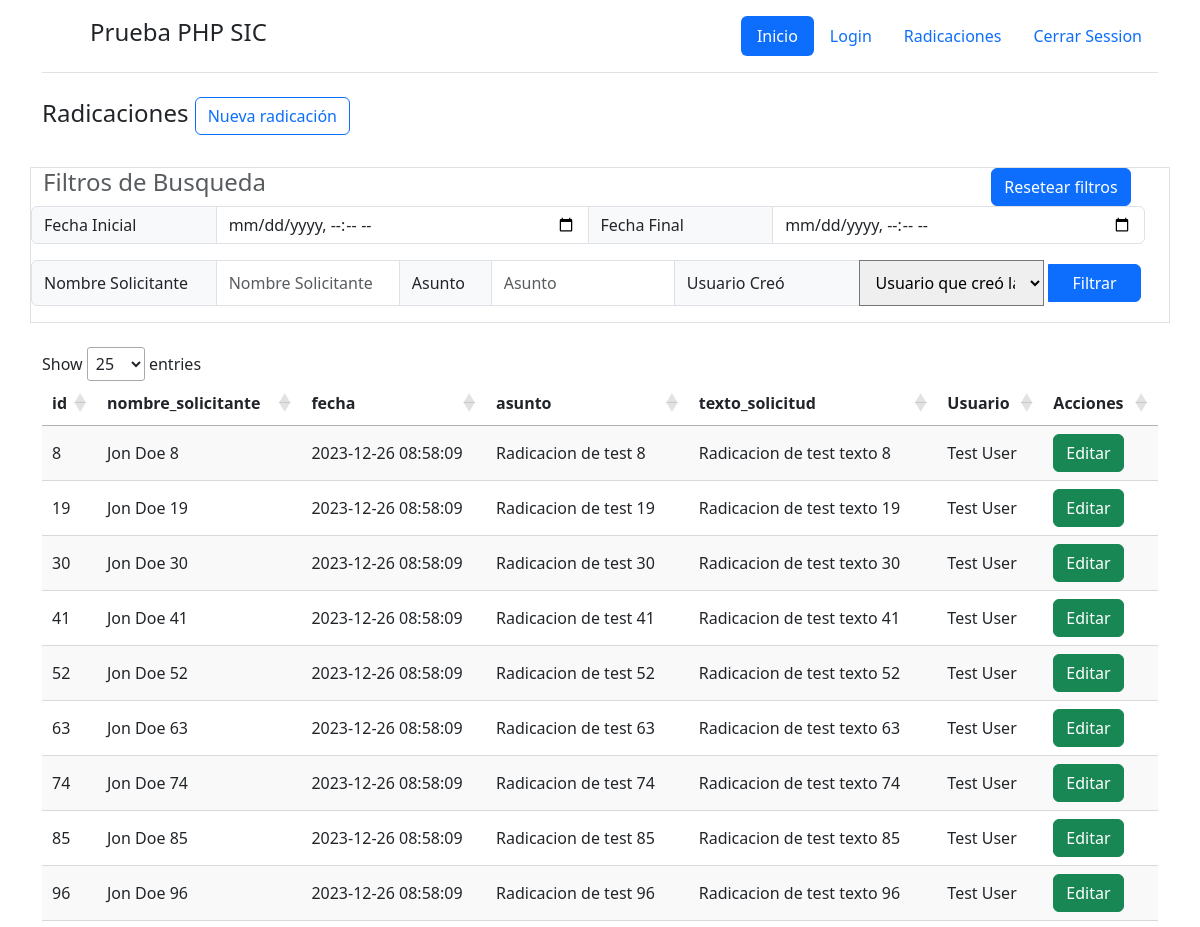
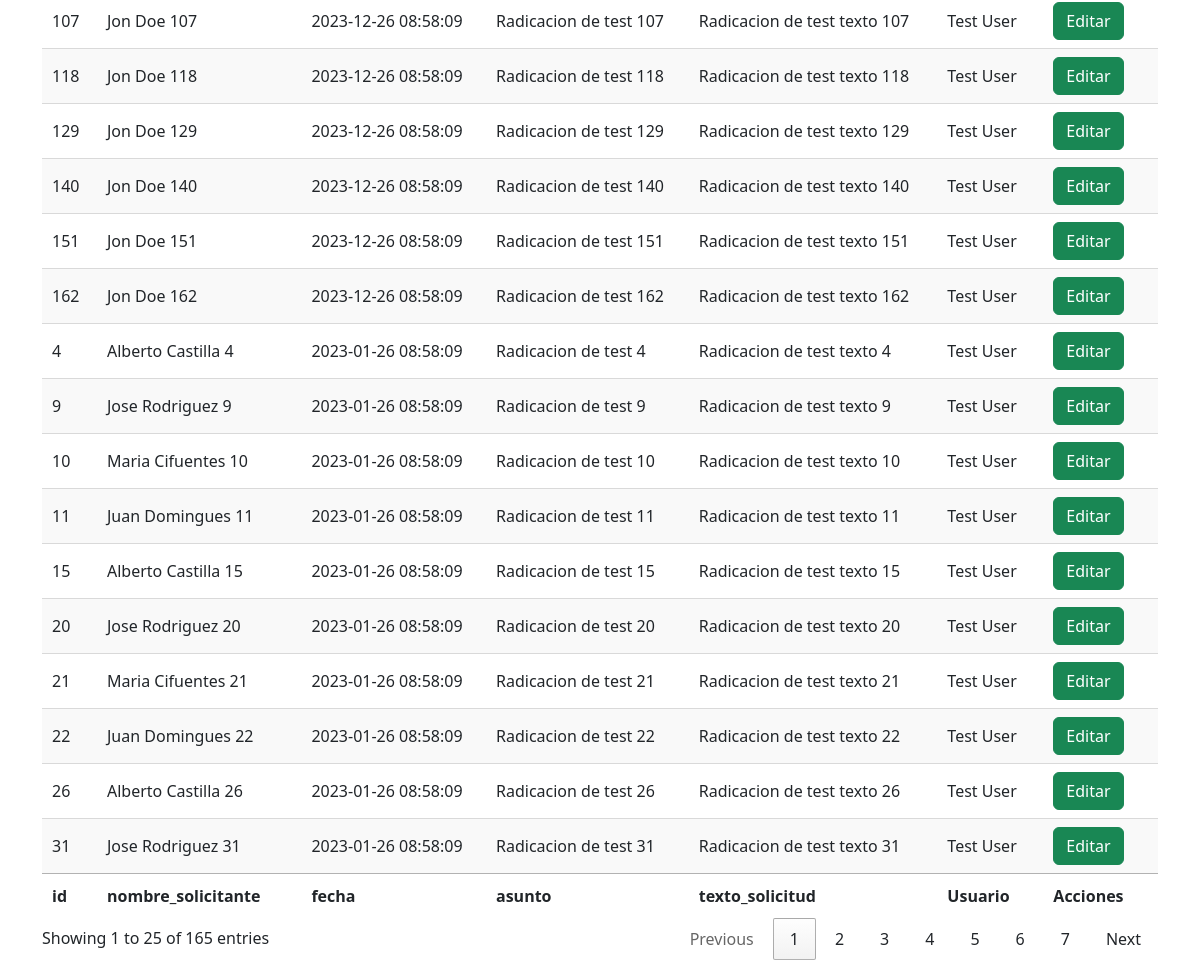
Page /index.php?action=radicaciones (signed in) on the committed database (2 pictures, top to bottom).
### tables this page shows
CREATE TABLE `radicaciones` (
  `id` INT(11) NOT NULL AUTO_INCREMENT,
  `nombre_solicitante`  VARCHAR(255),
  `fecha` DATETIME DEFAULT NOW(),
  `asunto`  VARCHAR(255),
  `texto_solicitud` text,
  `usuario_crea_id` int(11),
  `usuario_edita_id` int(11),
  INDEX(usuario_crea_id),
  CONSTRAINT `radicaciones_usuario_crea_id` FOREIGN KEY(usuario_crea_id) REFERENCES usuarios(id),
PRIMARY KEY (`id`)
);

CREATE TABLE `usuarios` (
 `id` INT(11) NOT NULL AUTO_INCREMENT,
 `email` VARCHAR(255) NOT NULL ,
 `nombre` VARCHAR(255) NOT NULL ,
 `password` VARCHAR(255) NOT NULL ,
 `status` BOOLEAN NOT NULL DEFAULT 1,
 PRIMARY KEY (`id`)
);

### controllers/RadicacionesList.php (called while the page is built, shortened)
<?php
if( $_SESSION['logged_in']){
  $search_defaults = [
    'fecha_inicial' => (isset($_GET['fecha_inicial']) && $_GET['fecha_inicial'] != "" ) ? $_GET['fecha_inicial'] : '',
    'fecha_final'  => (isset($_GET['fecha_final']) && $_GET['fecha_final'] != "" ) ? $_GET['fecha_final'] : '',
    'nombre_solicitante' => (isset($_GET['nombre_solicitante']) && $_GET['nombre_solicitante'] != "" ) ? $_GET['nombre_solicitante'] : '',
    'asunto' =>  (isset($_GET['asunto']) && $_GET['asunto'] != "" ) ? $_GET['asunto'] : '',
    'usuario_crea_id' => (isset($_GET['usuario_crea_id']) && $_GET['usuario_crea_id'] != "" ) ? $_GET['usuario_crea_id'] : '',
  ];
  $Radicaciones = Radicacion::findAll($_GET);
}else{
  header('Location: index.php?action=login_failed&msg=Para acceder a esta seccion debe estar autenticado');
}

### models/Radicacion.php (called while the page is built, shortened)
<?php
class Radicacion extends AppModel
{
  static $table_name = 'radicaciones';
  public static function findAll($params = []){
    $order = 'fecha desc';
    $conds = self::applyFilters($params);;
    $WHERE = ( count($conds) > 0  ) ? ' WHERE '.implode(' AND ', $conds) : '';
    $q = "SELECT ".self::$table_name.".id, ".self::$table_name.".nombre_solicitante, ".self::$table_name.".fecha, ".self::$table_name.".asunto,
                 ".self::$table_name.".texto_solicitud, ".self::$table_name.".usuario_crea_id,
                 usuario_crea.nombre as usuario_crea_nombre, ".self::$table_name.".usuario_edita_id
        FROM ".self::$table_name." JOIN usuarios AS usuario_crea ON ".self::$table_name.".usuario_crea_id = usuario_crea.id
        ".$WHERE."
        ORDER BY ".$order."
    ";
    $result = self::$connection->query($q);
    $data = [];
    while($row = $result->fetch_assoc()) {
      $data[] = (object)$row;
    }
    return($data);
  }
  public static function applyFilters($filters = []){
    $conds = [];
    return($conds);
  }
}

### views/radicaciones.php (the view, shortened to what this page needs)
<div class="container">
  <div class="row">
    <h4 class="col-12 ">Radicaciones <a class="btn btn-outline-primary" href="index.php?action=radicaciones_new">Nueva radicación</a></h4>
  </div>
</div>
<div class="container mt-4 border">
  <div class="row">
    <h4 class="col-10 text-muted">Filtros de Busqueda</h4>
    <div class="col-2 text-right">
      <a class="btn btn-primary" href="index.php?action=radicaciones">Resetear filtros</a>
    </div>
  </div>
  <form action="index.php" method="get">
    <div class="input-group mb-3 row">
      <label class="input-group-text col-2" id="basic-addon1">Fecha Inicial</label>
      <input type="datetime-local" name="fecha_inicial" class="form-control col-4" placeholder="fecha inicial" value="<?= $search_defaults['fecha_inicial'] ?>">
      <label class="input-group-text col-2" id="basic-addon1">Fecha Final</label>
      <input type="datetime-local" name="fecha_final" class="form-control col-4" placeholder="fecha final"  value="<?= $search_defaults['fecha_final'] ?>">
    </div>
    <div class="input-group mb-3 row">
      <label class="input-group-text col-2" id="basic-addon1">Nombre Solicitante</label>
      <input type="text" name="nombre_solicitante" class="form-control col-2" placeholder="Nombre Solicitante" value="<?= $search_defaults['nombre_solicitante'] ?>">
      <label class="input-group-text col-1" id="basic-addon1">Asunto</label>
      <input type="text" name="asunto" class="form-control col-2" placeholder="Asunto"  value="<?= $search_defaults['asunto'] ?>" >
      <label class="input-group-text col-2" id="basic-addon1">Usuario Creó</label>
      <select class="col-2" name="usuario_crea_id">
        <option>Usuario que creó la solicitud</option>
      </select>
      <button type="submit" class="col-1 btn btn-primary m-1">Filtrar</button>
    </div>
  </form>
</div>
<div class="container mt-4">
<table id="radicaciones" class="display" style="width:100%" data-page-length='25' data-searching="false">
        <thead>
            <tr>
                <th>id</th>
                <th>nombre_solicitante</th>
                <th>fecha</th>
                <th>asunto</th>
                <th>texto_solicitud</th>
                <th>Usuario</th>
                <th>Acciones</th>
            </tr>
        </thead>
        <tbody>
          <?php foreach ($Radicaciones as $key => $Radicacion):
            $Radicacion = (object)$Radicacion;
            ?>
              <tr>
                  <td><?= $Radicacion->id ?></td>
                  <td><?= $Radicacion->nombre_solicitante ?></td>
                  <td><?= $Radicacion->fecha ?></td>
                  <td><?= $Radicacion->asunto ?></td>
                  <td><?= $Radicacion->texto_solicitud ?></td>
                  <td><?= $Radicacion->usuario_crea_nombre ?></td>
                  <td><a href="index.php?action=radicaciones_edit&id=<?= $Radicacion->id ?>" class="btn btn-success">Editar</a> </td>
              </tr>
          <?php endforeach ?>
        </tbody>
        <tfoot>
            <tr>
                <th>id</th>
                <th>nombre_solicitante</th>
                <th>fecha</th>
                <th>asunto</th>
                <th>texto_solicitud</th>
                <th>Usuario</th>
                <th>Acciones</th>
            </tr>
        </tfoot>
    </table>
    </div>

### rows in the picture
radicaciones: id "8", nombre_solicitante "Jon Doe 8", fecha "2023-12-26 08:58:09", asunto "Radicacion de test 8", texto_solicitud "Radicacion de test texto 8", usuario_crea.nombre "Test User"
radicaciones: id "19", nombre_solicitante "Jon Doe 19", fecha "2023-12-26 08:58:09", asunto "Radicacion de test 19", texto_solicitud "Radicacion de test texto 19", usuario_crea.nombre "Test User"
radicaciones: id "30", nombre_solicitante "Jon Doe 30", fecha "2023-12-26 08:58:09", asunto "Radicacion de test 30", texto_solicitud "Radicacion de test texto 30", usuario_crea.nombre "Test User"
radicaciones: id "41", nombre_solicitante "Jon Doe 41", fecha "2023-12-26 08:58:09", asunto "Radicacion de test 41", texto_solicitud "Radicacion de test texto 41", usuario_crea.nombre "Test User"
radicaciones: id "52", nombre_solicitante "Jon Doe 52", fecha "2023-12-26 08:58:09", asunto "Radicacion de test 52", texto_solicitud "Radicacion de test texto 52", usuario_crea.nombre "Test User"
radicaciones: id "63", nombre_solicitante "Jon Doe 63", fecha "2023-12-26 08:58:09", asunto "Radicacion de test 63", texto_solicitud "Radicacion de test texto 63", usuario_crea.nombre "Test User"
radicaciones: id "74", nombre_solicitante "Jon Doe 74", fecha "2023-12-26 08:58:09", asunto "Radicacion de test 74", texto_solicitud "Radicacion de test texto 74", usuario_crea.nombre "Test User"
radicaciones: id "85", nombre_solicitante "Jon Doe 85", fecha "2023-12-26 08:58:09", asunto "Radicacion de test 85", texto_solicitud "Radicacion de test texto 85", usuario_crea.nombre "Test User"
radicaciones: id "96", nombre_solicitante "Jon Doe 96", fecha "2023-12-26 08:58:09", asunto "Radicacion de test 96", texto_solicitud "Radicacion de test texto 96", usuario_crea.nombre "Test User"
radicaciones: id "107", nombre_solicitante "Jon Doe 107", fecha "2023-12-26 08:58:09", asunto "Radicacion de test 107", texto_solicitud "Radicacion de test texto 107", usuario_crea.nombre "Test User"
radicaciones: id "118", nombre_solicitante "Jon Doe 118", fecha "2023-12-26 08:58:09", asunto "Radicacion de test 118", texto_solicitud "Radicacion de test texto 118", usuario_crea.nombre "Test User"
radicaciones: id "129", nombre_solicitante "Jon Doe 129", fecha "2023-12-26 08:58:09", asunto "Radicacion de test 129", texto_solicitud "Radicacion de test texto 129", usuario_crea.nombre "Test User"
radicaciones: id "140", nombre_solicitante "Jon Doe 140", fecha "2023-12-26 08:58:09", asunto "Radicacion de test 140", texto_solicitud "Radicacion de test texto 140", usuario_crea.nombre "Test User"
radicaciones: id "151", nombre_solicitante "Jon Doe 151", fecha "2023-12-26 08:58:09", asunto "Radicacion de test 151", texto_solicitud "Radicacion de test texto 151", usuario_crea.nombre "Test User"
radicaciones: id "162", nombre_solicitante "Jon Doe 162", fecha "2023-12-26 08:58:09", asunto "Radicacion de test 162", texto_solicitud "Radicacion de test texto 162", usuario_crea.nombre "Test User"
radicaciones: id "4", nombre_solicitante "Alberto Castilla 4", fecha "2023-01-26 08:58:09", asunto "Radicacion de test 4", texto_solicitud "Radicacion de test texto 4", usuario_crea.nombre "Test User"
radicaciones: id "9", nombre_solicitante "Jose Rodriguez 9", fecha "2023-01-26 08:58:09", asunto "Radicacion de test 9", texto_solicitud "Radicacion de test texto 9", usuario_crea.nombre "Test User"
radicaciones: id "10", nombre_solicitante "Maria Cifuentes 10", fecha "2023-01-26 08:58:09", asunto "Radicacion de test 10", texto_solicitud "Radicacion de test texto 10", usuario_crea.nombre "Test User"
radicaciones: id "11", nombre_solicitante "Juan Domingues 11", fecha "2023-01-26 08:58:09", asunto "Radicacion de test 11", texto_solicitud "Radicacion de test texto 11", usuario_crea.nombre "Test User"
radicaciones: id "15", nombre_solicitante "Alberto Castilla 15", fecha "2023-01-26 08:58:09", asunto "Radicacion de test 15", texto_solicitud "Radicacion de test texto 15", usuario_crea.nombre "Test User"
radicaciones: id "20", nombre_solicitante "Jose Rodriguez 20", fecha "2023-01-26 08:58:09", asunto "Radicacion de test 20", texto_solicitud "Radicacion de test texto 20", usuario_crea.nombre "Test User"
radicaciones: id "21", nombre_solicitante "Maria Cifuentes 21", fecha "2023-01-26 08:58:09", asunto "Radicacion de test 21", texto_solicitud "Radicacion de test texto 21", usuario_crea.nombre "Test User"
radicaciones: id "22", nombre_solicitante "Juan Domingues 22", fecha "2023-01-26 08:58:09", asunto "Radicacion de test 22", texto_solicitud "Radicacion de test texto 22", usuario_crea.nombre "Test User"
radicaciones: id "26", nombre_solicitante "Alberto Castilla 26", fecha "2023-01-26 08:58:09", asunto "Radicacion de test 26", texto_solicitud "Radicacion de test texto 26", usuario_crea.nombre "Test User"
radicaciones: id "31", nombre_solicitante "Jose Rodriguez 31", fecha "2023-01-26 08:58:09", asunto "Radicacion de test 31", texto_solicitud "Radicacion de test texto 31", usuario_crea.nombre "Test User"
